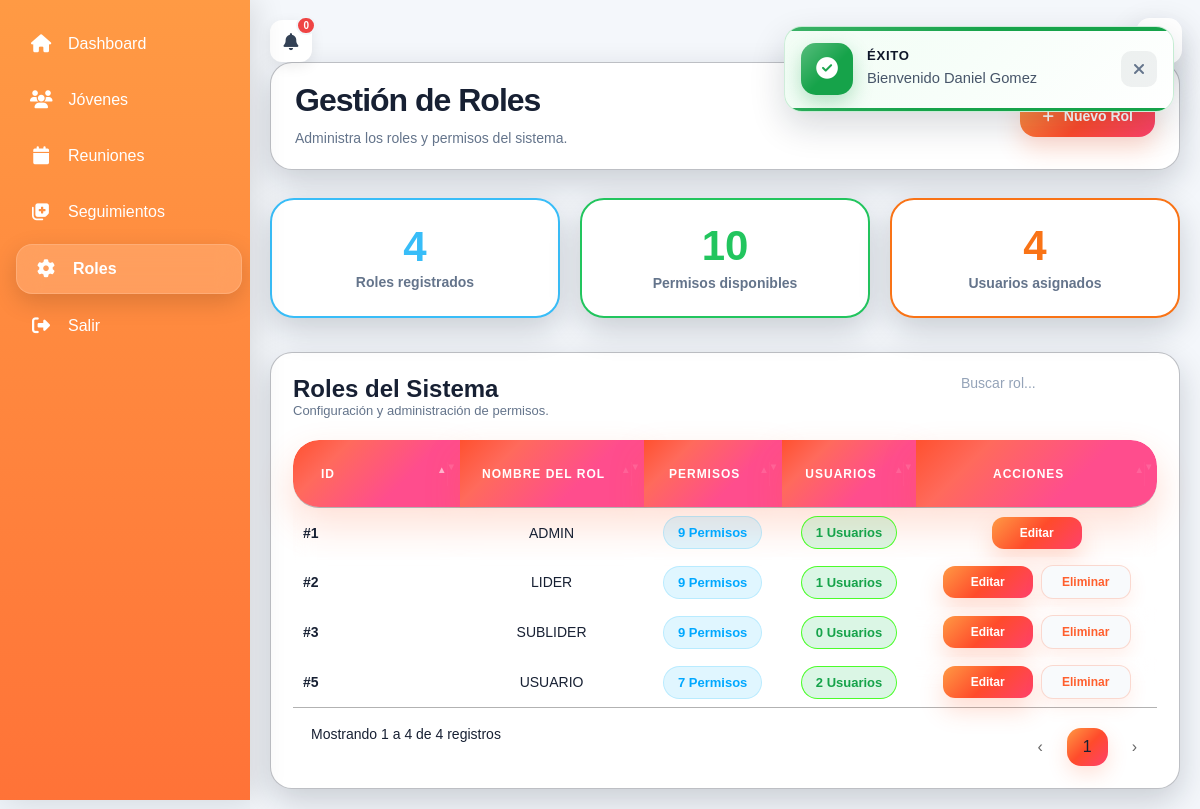
/views/roles/index.php (signed in), run on the app's committed database.
### tables this page shows
CREATE TABLE `roles` (
  `id` int(11) NOT NULL,
  `nombre` varchar(50) DEFAULT NULL,
  `descripcion` text DEFAULT NULL
);

### services/rolService.php (called while the page is built, shortened)
<?php
function esRolProtegido(
    PDO $pdo,
    int $rolId
): bool {
    $stmt = $pdo->prepare("
        SELECT nombre
        FROM roles
        WHERE id = ?
        LIMIT 1
    ");
    $stmt->execute([$rolId]);
    $nombre = strtoupper(
        (string) $stmt->fetchColumn()
    );
    return in_array(
        $nombre,
        [
            'ADMIN',
            'ADMINISTRADOR',
            'ADMINISTRADOR PRINCIPAL'
        ],
        true
    );
}

### views/roles/index.php (the view, shortened to what this page needs)
<?php
require_once __DIR__ . "/../../config/conexion.php";
require_once __DIR__ . "/../../services/rolService.php";
$roles = $pdo->query("
    SELECT
        r.id,
        r.nombre,
        (
            SELECT COUNT(*)
            FROM rol_permiso rp
            WHERE rp.rol_id = r.id
        ) AS total_permisos,
        (
            SELECT COUNT(*)
            FROM usuarios u
            WHERE u.rol_id = r.id
        ) AS total_usuarios
    FROM roles r
    ORDER BY r.nombre ASC
")->fetchAll(PDO::FETCH_ASSOC);
$totalRoles = count($roles);
$totalPermisos = $pdo->query("
    SELECT COUNT(*)
    FROM permisos
")->fetchColumn();
$totalUsuarios = $pdo->query("
    SELECT COUNT(*)
    FROM usuarios
")->fetchColumn();
require_once __DIR__ . "/../../includes/header.php";
?>
<div class="roles-page">
    <div class="page-header">
        <div class="page-header-left">
            <h1 class="page-title">
                Gestión de Roles
            </h1>
            <p class="page-subtitle">
                Administra los roles y permisos del sistema.
            </p>
        </div>
        <div class="page-header-right">
            <a
                href="crear.php"
                class="btn btn-primary"
            >
                <i class="fa-solid fa-plus"></i>
                Nuevo Rol
            </a>
        </div>
    </div>
    <div class="gx-stats">
        <div class="gx-stat-card info">
            <div class="gx-stat-value">
                <?= $totalRoles ?>
            </div>
            <div class="gx-stat-label">
                Roles registrados
            </div>
        </div>
        <div class="gx-stat-card success">
            <div class="gx-stat-value">
                <?= $totalPermisos ?>
            </div>
            <div class="gx-stat-label">
                Permisos disponibles
            </div>
        </div>
        <div class="gx-stat-card warning">
            <div class="gx-stat-value">
                <?= $totalUsuarios ?>
            </div>
            <div class="gx-stat-label">
                Usuarios asignados
            </div>
        </div>
    </div>
    <div class="page-section">
        <div class="section-header">
            <div>
                <h2 class="section-title">
                    Roles del Sistema
                </h2>
                <p class="section-subtitle">
                    Configuración y administración de permisos.
                </p>
            </div>
            <div class="gx-toolbar">
                <div
                    class="search-wrapper tooltip"
                    data-tooltip="Buscar rol"
                >
                    <input
                        type="text"
                        id="buscador"
                        class="search-input"
                        placeholder="Buscar rol..."
                    >
                </div>
            </div>
        </div>
        <div class="table-responsive">
            <table
                id="tablaRoles"
                class="table gx-table"
            >
                <thead>
                    <tr>
                        <th>ID</th>
                        <th>Nombre del Rol</th>
                        <th>Permisos</th>
                        <th>Usuarios</th>
                        <th>Acciones</th>
                    </tr>
                </thead>
                <tbody>
                    <?php if(empty($roles)): ?>
                        <tr>
                            <td colspan="5" class="text-center">
                                No existen roles registrados.
                            </td>
                        </tr>
                    <?php else: ?>
                        <?php foreach($roles as $rol): ?>
                            <tr>
                                <td>
                                    #<?= (int)$rol["id"] ?>
                                </td>
                                <td>
                                    <?= htmlspecialchars($rol["nombre"]) ?>
                                </td>
                                <td>
                                    <span class="badge badge-info">
                                        <?= (int)$rol["total_permisos"] ?>
                                        Permisos
                                    </span>
                                </td>
                                <td>
                                    <span class="badge badge-success">
                                        <?= (int)$rol["total_usuarios"] ?>
                                        Usuarios
                                    </span>
                                </td>
                                <td>
                                    <div class="table-actions">
                                        <a
                                            href="editar.php?id=<?= (int)$rol['id'] ?>"
                                            class="btn btn-primary btn-sm"
                                        >
                                                Editar
                                            </a>
                                            <?php if (!esRolProtegido($pdo, (int)$rol['id'])): ?>
                                                <form
                                                    action="<?= BASE_URL ?>/controllers/rolController.php"
                                                    method="POST"
                                                    onsubmit="return confirm('¿Deseas eliminar este rol?');"
                                                >
                                                    <button
                                                        type="submit"
                                                        class="btn btn-back btn-sm"
                                                    >
                                                        Eliminar
                                                    </button>
                                                </form>
                                            <?php endif; ?>
                                        </div>
                                    </td>
                                </tr>
                            <?php endforeach; ?>
                        <?php endif; ?>
    </div>
</div>
<?php require_once __DIR__ . "/../../includes/footer.php"; ?>

### data on the page
roles: id "1", nombre "ADMIN", total_permisos "9", total_usuarios "1"
roles: id "2", nombre "LIDER", total_permisos "9", total_usuarios "1"
roles: id "3", nombre "SUBLIDER", total_permisos "9", total_usuarios "0"
roles: id "5", nombre "USUARIO", total_permisos "7", total_usuarios "2"

### other printed values
$totalNotificaciones "0"
$mensaje "Bienvenido Daniel Gomez"
$totalRoles "4"
$totalPermisos "10"
$totalUsuarios "4"
